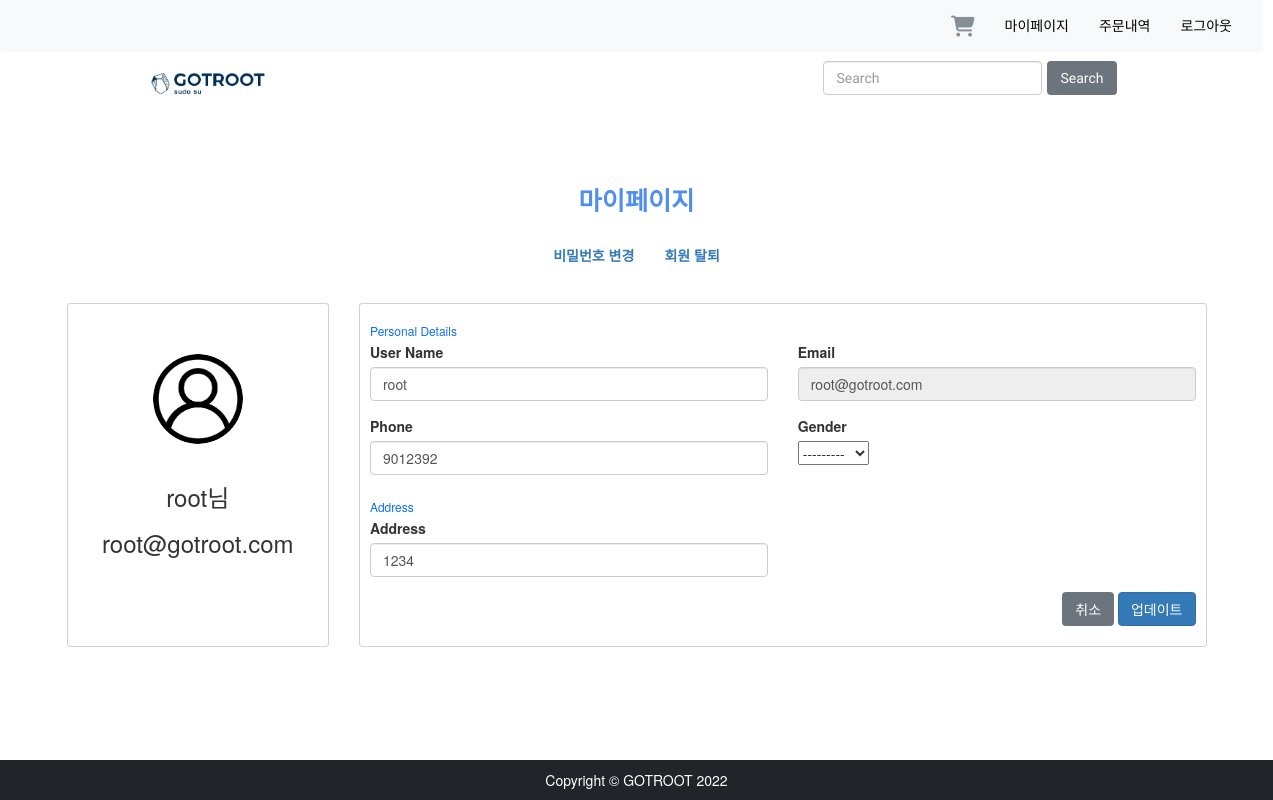
Page /user/4/ (signed in) on the earlier database version.
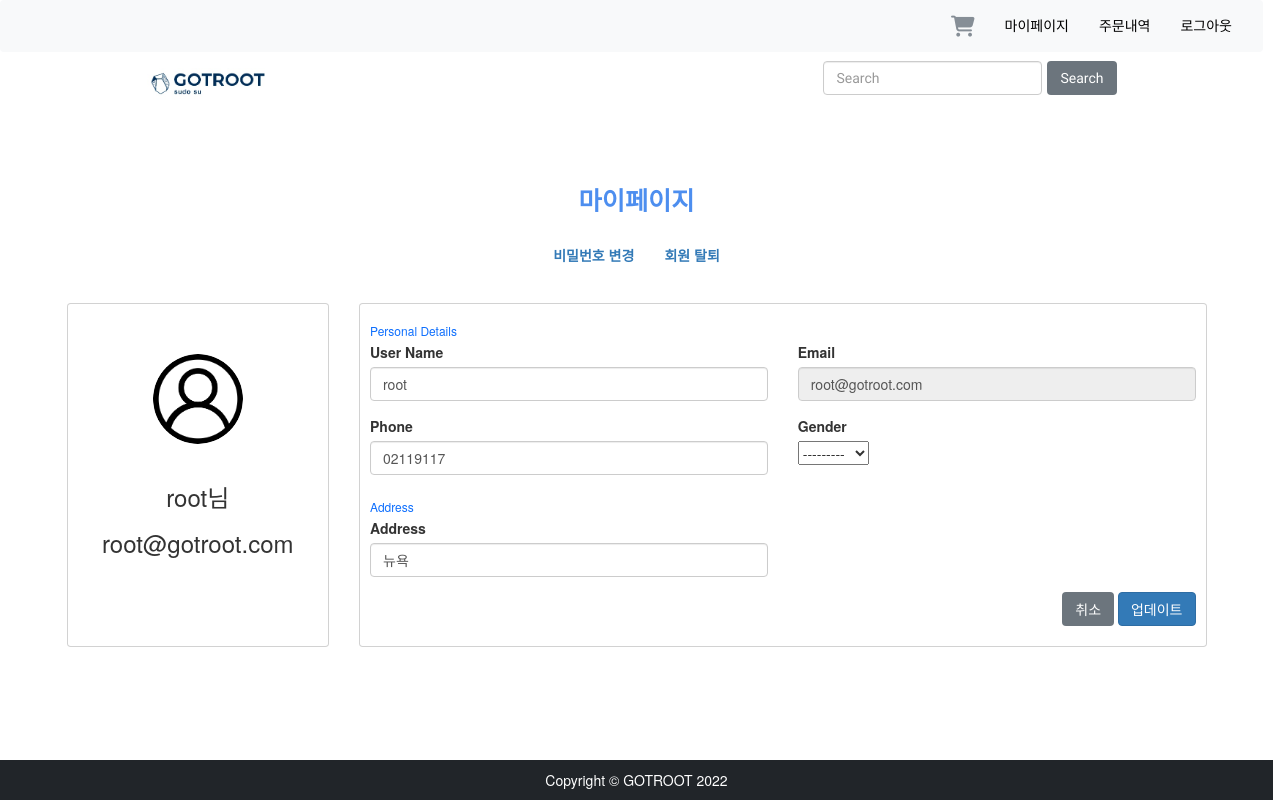
Same page on the later database version.
### user/models.py (models this page shows, shortened)
class User(AbstractUser):
    email = models.EmailField(unique=True, null=False, max_length=255, verbose_name="이메일")
    username = models.CharField(unique=True, null=False, max_length=20, verbose_name="이름")
    phone_number = models.CharField(blank=True, max_length=255, verbose_name="핸드폰")
    address = models.CharField(blank=True, max_length=255, verbose_name="주소")
    gender = models.CharField(blank=True, choices=GENDER_CHOICES, max_length=255)
    is_active = models.BooleanField(default=True)
    is_staff = models.BooleanField(default=False)
    is_superuser = models.BooleanField(default=False)
    objects = UserManager()
    USERNAME_FIELD = 'email' #email로 구분
    REQUIRED_FIELDS = ['username']

### user/views.py (the view)
# urls.py: path('<int:pk>/', views.profile, name='profile'),
@login_required
def profile(request, pk):
    if request.method == 'POST':
        form = CustomUserChangeForm(request.POST, instance=request.user)
        if form.is_valid():
            form.save()
            messages.success(request, '업데이트 성공')
            return HttpResponseRedirect(reverse('user:profile', args=[request.user.pk]))
    else:
        form = CustomUserChangeForm(instance=request.user)
    return render(request, 'user/profile.html', {'form':form})

### user/forms.py
class CustomUserChangeForm(UserChangeForm):
    password = None
    class Meta:
        model = User
        fields = ['username', 'gender', 'phone_number', 'address']

### gotroot_site/context_processors.py (called while the page is built)
def category_list(request):
    categories = Category.objects.all()
    return {
        "categories": categories
    }

### user/templates/user/profile.html (shortened to what this page needs)
{% extends "user/base.html" %}
{% load static %}
{% block content %}
    <div class="" style="padding-bottom: 2em;">
         <p class="menu-title">마이페이지</p>
        <ul class="nav justify-content-center">
            <li class="nav-item">
                <a href="{% url 'user:change_pw' user.pk %}"><b>비밀번호 변경</b></a>
            </li>
            <li class="nav-item">
                <a href="{% url 'user:delete' user.pk %}"><b>회원 탈퇴</b></a>
            </li>
        </ul>
    </div>
<div class="container">
<div class="row gutters">
<div class="col-xl-3 col-lg-3 col-md-12 col-sm-12 col-12">
<div class="card h-100">
	<div class="card-body">
		<div class="account-settings">
			<div class="user-profile">
                <div class="user-avatar">
					<img src="{% static "/images/user.png" %}" alt="User Image">
				</div>
				<h3 class="user-name">{{ user.username }}님</h3>
				<h3 class="user-email">{{ user.email }}</h3>
			</div>
		</div>
	</div>
</div>
</div>
<div class="col-xl-9 col-lg-9 col-md-12 col-sm-12 col-12">
<div class="card h-100">
	<div class="card-body">
        <form action="{% url 'user:profile' user.pk %}" method="post">
		<div class="row gutters">
			<div class="col-xl-12 col-lg-12 col-md-12 col-sm-12 col-12">
				<h6 class="mb-2 text-primary">Personal Details</h6>
			</div>
			<div class="col-xl-6 col-lg-6 col-md-6 col-sm-6 col-12">
				<div class="form-group">
					<label for="fullName">User Name</label>
					<input type="text" name="username" class="form-control" id="fullName" value="{{ form.username.value }}" placeholder="Enter Username">
				</div>
			</div>
			<div class="col-xl-6 col-lg-6 col-md-6 col-sm-6 col-12">
				<div class="form-group">
					<label for="eMail">Email</label>
                    <input type="email" class="form-control" id="eMail" value="{{ user.email }}" disabled>
				</div>
			</div>
			<div class="col-xl-6 col-lg-6 col-md-6 col-sm-6 col-12">
				<div class="form-group">
					<label for="phone">Phone</label>
					<input type="text" name="phone_number" class="form-control" id="phone" value="{{ form.phone_number.value }}" placeholder="Enter phone number">
				</div>
			</div>
			<div class="col-xl-6 col-lg-6 col-md-6 col-sm-6 col-12">
				<div class="form-group">
					<label for="ciTy">Gender</label><br>
					{{ form.gender }}
				</div>
			</div>
		</div>
		<div class="row gutters">
			<div class="col-xl-12 col-lg-12 col-md-12 col-sm-12 col-12">
				<h6 class="mt-3 mb-2 text-primary">Address</h6>
			</div>
			<div class="col-xl-6 col-lg-6 col-md-6 col-sm-6 col-12">
				<div class="form-group">
					<label for="Street">Address</label>
					<input type="name" name="address" class="form-control" id="Street" value="{{ form.address.value }}" placeholder="Enter Address">
				</div>
			</div>
		</div>
		<div class="row gutters">
			<div class="col-xl-12 col-lg-12 col-md-12 col-sm-12 col-12">
				<div class="float-end">
					<button type="button" class="btn btn-secondary" onclick='location.href="{% url 'shop:index' %}"'>취소</button>
                    <input type="submit" class="btn btn-primary" value="업데이트">
				</div>
			</div>
		</div>
        </form>
	</div>
</div>
</div>
</div>
</div>
{% endblock content %}

Differences in the rows shown:
changed User "root": phone_number "9012392" → "02119117"; address "1234" → "뉴욕"
